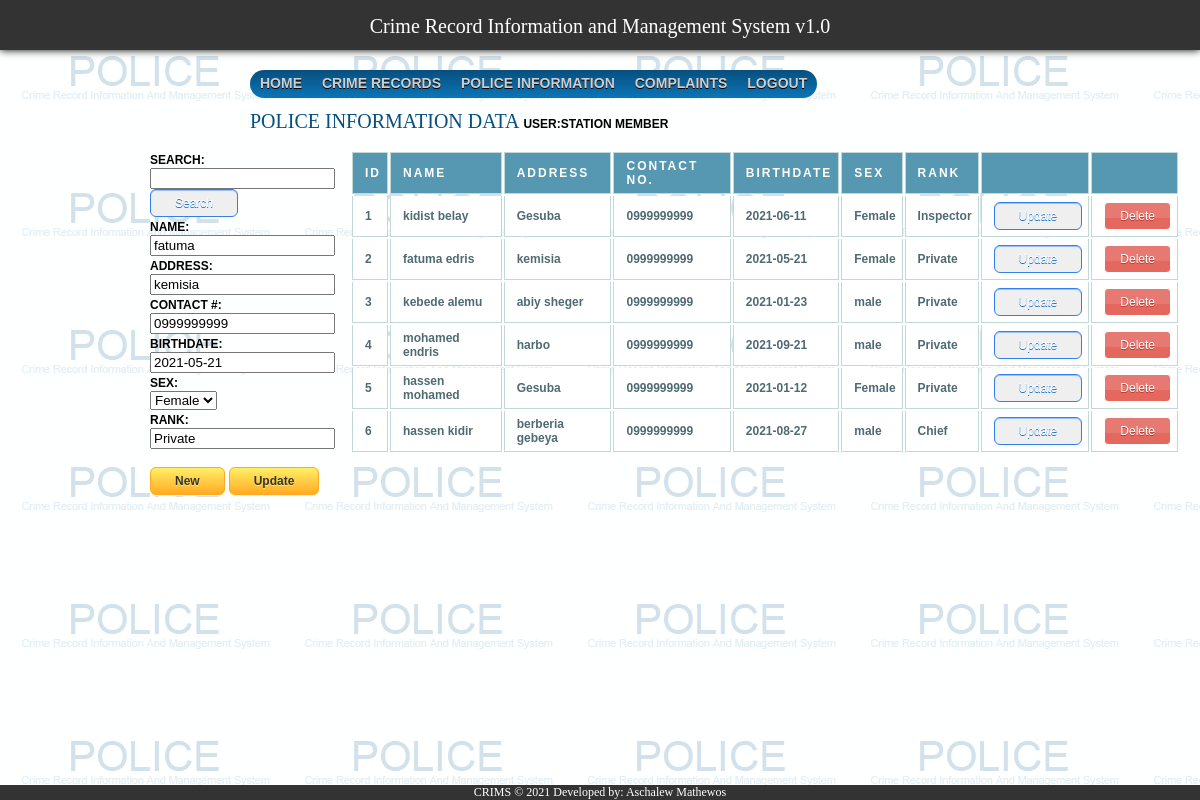
Page /police_records.php?id=2&status=update on the committed database.
### tables this page shows
CREATE TABLE `police_office` (
  `id` int(11) NOT NULL AUTO_INCREMENT,
  `name` varchar(255) NOT NULL,
  `address` text NOT NULL,
  `contact_no` varchar(50) DEFAULT NULL,
  `birthdate` date DEFAULT NULL,
  `sex` varchar(10) NOT NULL,
  `rank` varchar(50) DEFAULT NULL,
  PRIMARY KEY (`id`)
);

### police_records_grid.php (the view, shortened to what this page needs)
<?php
$con=mysqli_connect("localhost","root","","crimsdb");
if( isset( $_POST['txtsearch'] ) )
{
  $txtsearch = $_POST['txtsearch'];
  $result = mysqli_query($con,"SELECT * FROM police_office where name like '%$txtsearch%' or address like '%$txtsearch%' or contact_no like '%$txtsearch%' or sex like '%$txtsearch%' or rank like '%$txtsearch%'");
}
else
  $result = mysqli_query($con,"SELECT * FROM police_office");
  echo "<table>
  <tr>
  <th>ID</th>
  <th>Name</th>
  <th>Address</th>
  <th>Contact No.</th>
  <th>Birthdate</th>
  <th>Sex</th>
  <th>Rank</th>
  <th></th>
  <th></th>
  </tr>";
  while($row = mysqli_fetch_array($result)) {
    $ID = $row['id'];
    echo "<tr>";
    echo "<td>" . $row['id'] . "</td>";
    echo "<td>" . $row['name'] . "</td>";
    echo "<td>" . $row['address'] . "</td>";
    echo "<td>" . $row['contact_no'] . "</td>";
    echo "<td>" . $row['birthdate'] . "</td>";
    echo "<td>" . $row['sex'] . "</td>";
    echo "<td>" . $row['rank'] . "</td>";
    echo "<td><a href='police_records.php?id=$ID&status=update'> <button class='updateButton'> Update </button></a></td>";
    echo "<td><a href='police_records.php?id=$ID&status=delete'> <button class='deleteButton'> Delete </button></a></td>";
    echo "</tr>";
  }
  echo "</table>";
?>

### police_records_form.php (shortened to what this page needs)
<?php
	if( isset( $_POST['new'] ) )
	{
		$name = $_POST['name'];
		$address = $_POST['address'];
		$contact_no = $_POST['contact_no'];
		$birthdate = $_POST['birthdate'];
		$sex = $_POST['gender'];
		$rank = $_POST['rank'];
		$sqlString = "insert into police_office (name, address, contact_no, birthdate, sex, rank) values ('$name', '$address', '$contact_no', '$birthdate', '$sex', '$rank')";
		mysql_query($sqlString) or die(mysql_error());
		header("Location: police_records.php");
	}
	else if( isset($_GET['status'] )){
		$ID = $_GET['id'];
		if( $_GET['status']== 'update'){
			$result = mysql_query("SELECT * FROM police_office WHERE ID='$ID'");
			$data = mysql_fetch_object( $result );
			echo "
				<form name='input' action='police_records.php?id=$ID' method='post'>
				<label>Name: </label><br><input value=$data->name type='text' name='name' required autofocus><br>
				<label>Address: </label><br><input value=$data->address type='text' name='address' required autofocus><br>
				<label>Contact #: </label><br><input value=$data->contact_no type='text' name='contact_no' required autofocus><br>
				<label>Birthdate: </label><br><input value=$data->birthdate type='text' name='birthdate' required autofocus><br>
				<label>Sex:</label> <br>
				<select name='gender'>";
					if($data->sex=='Male')
					{
						echo "<option value='Male' selected>Male</option>
							 <option value='Female'>Female</option>";
					}
					else
					{
						echo "<option value='Male'>Male</option>
							<option value='Female' selected>Female</option>";
					}
			echo"</select>
				<br>
				<label>Rank: </label><br><input value=$data->rank type='text' name='rank' required autofocus><br>
				<br>
				<a href='police_records.php'> <button class='myButton'> New </button></a>
				<input class='myButton' name='update' type='submit' value='Update'>
				</form>
			";
		}
		else if( $_GET['status'] == 'delete'){
			mysql_query("DELETE FROM police_office where ID='$ID'");
			header("Location: police_records.php");
		}
	}
?>

### css/main.css (style rules this page uses)
body { background-image:url("../images/crims.png") !important; background-attachment:fixed; }
label { font: bold 12px "Trebuchet MS", Verdana, Arial, Helvetica, sans-serif; color:black; text-transform: uppercase; }

### css/report_style.css (style rules this page uses)
table { font: bold 12px "Trebuchet MS", Verdana, Arial, Helvetica, sans-serif; }
th { color: white; border: 1px solid #C1DAD7; letter-spacing: 2px; text-transform: uppercase; text-align: left; padding: 6px 6px 6px 12px; background: #5698b2; }
td { border-left: 1px solid #C1DAD7; border-right: 1px solid #C1DAD7; border-bottom: 1px solid #C1DAD7; background: #fff; padding: 6px 6px 6px 12px; color: #4f6b72; }
.deleteButton { -moz-box-shadow:inset 0px 39px 0px -24px #e67a73; -webkit-box-shadow:inset 0px 39px 0px -24px #e67a73; box-shadow:inset 0px 39px 0px -24px #e67a73; background-color:#e4685d; -moz-border-radius:4px; -webkit-border-radius:4px; border-radius:4px; border:1px solid #ffffff; display:inline-block; cursor:pointer; color:#ffffff; font-family:arial; font-size:12px; padding:6px 15px; text-decoration:none; text-shadow:0px 1px 0px #b23e35; }
.updateButton { -moz-box-shadow:inset 0px 1px 0px 0px #97c4fe; box-shadow:inset 0px 1px 0px 0px #97c4fe; background:-moz-linear-gradient(top, #3d94f6 5%, #1e62d0 100%); -moz-border-radius:6px; border-radius:6px; border:1px solid #337fed; display:inline-block; cursor:pointer; color:#ffffff; font-family:arial; font-size:12px; padding:6px 24px; text-decoration:none; text-shadow:0px 1px 0px #1570cd; }
.myButton { -moz-box-shadow: 0px 1px 0px 0px #fff6af; box-shadow: 0px 1px 0px 0px #fff6af; background:-moz-linear-gradient(top, #ffec64 5%, #ffab23 100%); background:linear-gradient(to bottom, #ffec64 5%, #ffab23 100%); background-color:#ffec64; -moz-border-radius:6px; border-radius:6px; border:1px solid #ffaa22; display:inline-block; cursor:pointer; color:#333333; font-family:arial; font-size:12px; font-weight:bold; padding:6px 24px; text-decoration:none; text-shadow:0px 1px 0px #ffee66; }

### rows in the picture
police_office: address "kemisia", contact_no "0999999999", birthdate "2021-05-21", gender "Female", rank "Private", id "2", name "fatuma edris", sex "Female"
police_office: id "1", name "kidist belay", address "Gesuba", contact_no "0999999999", birthdate "2021-06-11", sex "Female", rank "Inspector"
police_office: id "3", name "kebede alemu", address "abiy sheger", contact_no "0999999999", birthdate "2021-01-23", sex "male", rank "Private"
police_office: id "4", name "mohamed endris", address "harbo", contact_no "0999999999", birthdate "2021-09-21", sex "male", rank "Private"
police_office: id "5", name "hassen mohamed", address "Gesuba", contact_no "0999999999", birthdate "2021-01-12", sex "Female", rank "Private"
police_office: id "6", name "hassen kidir", address "berberia gebeya", contact_no "0999999999", birthdate "2021-08-27", sex "male", rank "Chief"
